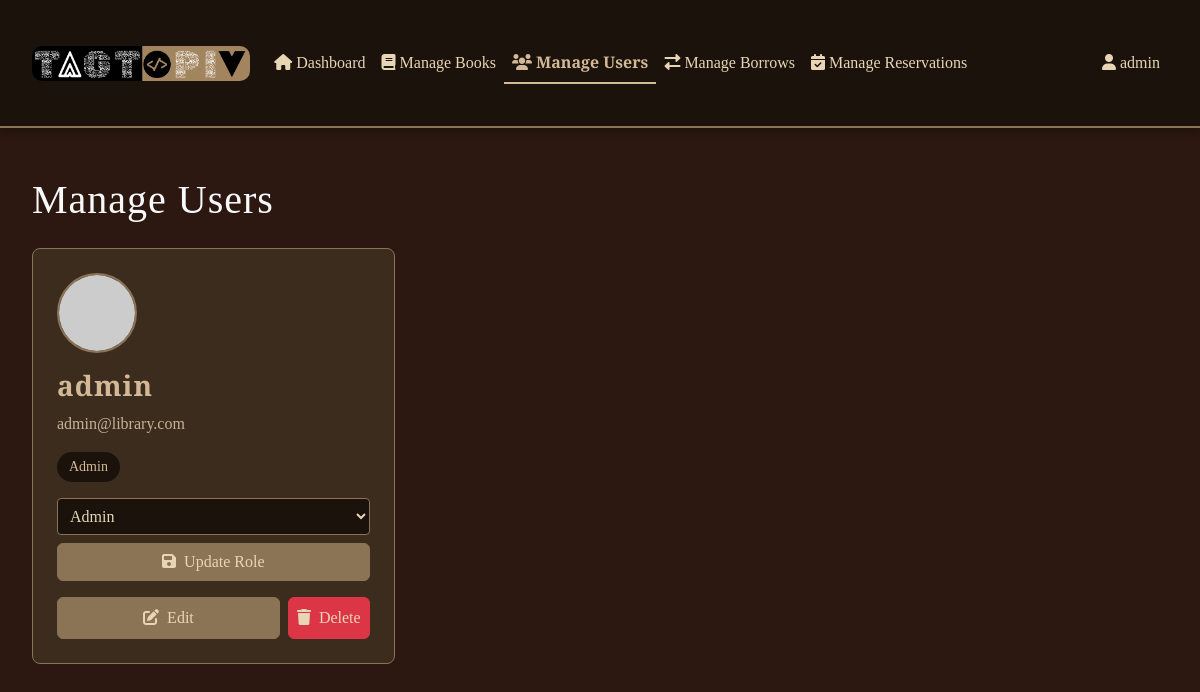
The page /manage-users.php (signed in) on the database its author committed.
### tables this page shows
CREATE TABLE IF NOT EXISTS users (
    id INT PRIMARY KEY AUTO_INCREMENT,
    username VARCHAR(50) UNIQUE NOT NULL,
    email VARCHAR(100) UNIQUE NOT NULL,
    password VARCHAR(255) NOT NULL,
    role ENUM('user', 'admin') DEFAULT 'user',
    status ENUM('active', 'inactive', 'suspended') DEFAULT 'active',
    last_login DATETIME,
    login_attempts INT DEFAULT 0,
    reset_token VARCHAR(255),
    reset_token_expiry DATETIME,
    created_at TIMESTAMP DEFAULT CURRENT_TIMESTAMP,
    updated_at TIMESTAMP DEFAULT CURRENT_TIMESTAMP ON UPDATE CURRENT_TIMESTAMP,
    INDEX idx_email (email),
    INDEX idx_username (username)
);

### manage-users.php (the view, shortened to what this page needs)
<?php
require_once 'config/database.php';
function getRandomAvatar($seed) {
    return "https://api.dicebear.com/7.x/avataaars/svg?seed=" . urlencode($seed);
}
try {
    $stmt = $pdo->query("SELECT * FROM users ORDER BY created_at DESC");
    $users = $stmt->fetchAll(PDO::FETCH_ASSOC);
} catch (PDOException $e) {
    $error = "Error fetching users: " . $e->getMessage();
}
?>
<!DOCTYPE html>
<html lang="en">
<head>
    <link href="https://cdn.jsdelivr.net/npm/bootstrap@5.3.0/dist/css/bootstrap.min.css" rel="stylesheet">
    <link href="https://cdnjs.cloudflare.com/ajax/libs/font-awesome/6.0.0/css/all.min.css" rel="stylesheet">
    <link href="assets/css/dark-academia.css" rel="stylesheet">
</head>
<body>
    <?php include 'includes/admin-navbar.php'; ?>
    <div class="container py-5">
        <h1 class="text-light mb-4" style="font-family: 'Cormorant Garamond', serif;">Manage Users</h1>
        <div class="row">
            <?php foreach ($users as $user): ?>
                <div class="col-md-4 animate-fade-in">
                    <div class="user-card">
                        <div class="user-avatar">
                            <?php
                            $avatarUrl = getRandomAvatar($user['username']);
                            ?>
                            <img src="<?php echo htmlspecialchars($avatarUrl); ?>" alt="User Avatar">
                        </div>
                        <h3 class="user-name"><?php echo htmlspecialchars($user['username']); ?></h3>
                        <p class="user-email"><?php echo htmlspecialchars($user['email']); ?></p>
                        <span class="user-role"><?php echo ucfirst(htmlspecialchars($user['role'])); ?></span>
                        <form method="POST" class="mb-3">
                            <select name="role" class="role-select w-100 mb-2">
                                <option value="admin" <?php echo $user['role'] === 'admin' ? 'selected' : ''; ?>>Admin</option>
                            </select>
                            <button type="submit" name="update_role" class="btn btn-edit w-100">
                                <i class="fas fa-save me-2"></i>Update Role
                            </button>
                        </form>
                        <div class="action-buttons">
                            <a href="edit-user.php?id=<?php echo $user['id']; ?>" class="btn btn-edit">
                                <i class="fas fa-edit me-2"></i>Edit
                            </a>
                            <form method="POST" class="d-inline" onsubmit="return confirm('Are you sure you want to delete this user?');">
                                <button type="submit" name="delete_user" class="btn btn-delete">
                                    <i class="fas fa-trash me-2"></i>Delete
                                </button>
                            </form>
                        </div>
                    </div>
                </div>
            <?php endforeach; ?>
        </div>
    </div>
</body>
</html>

### assets/css/dark-academia.css (style rules this page uses)
:root { --primary-color: #2C1810; --secondary-color: #3B2C1E; --accent-color: #8B7355; --text-color: #E8D5B5; --light-accent: #D4B996; --dark-accent: #1A120B; }
body { background-color: var(--primary-color); color: var(--text-color); font-family: 'Cormorant Garamond', serif; line-height: 1.6; }
.animate-fade-in { animation: fadeIn 0.8s ease-out; }
h1, h2, h3, h4, h5, h6 { font-family: 'Cormorant Garamond', serif; color: var(--light-accent); letter-spacing: 1px; }
a { color: var(--light-accent); text-decoration: none; transition: color 0.3s ease; }
.container { max-width: 1200px; margin: 0 auto; padding: 2rem; }

### manage-users.php (style rules this page uses)
.user-card { background-color: var(--secondary-color); border: 1px solid var(--accent-color); border-radius: 8px; transition: all 0.3s ease; margin-bottom: 1.5rem; padding: 1.5rem; }
.user-avatar { width: 80px; height: 80px; border-radius: 50%; overflow: hidden; margin-bottom: 1rem; border: 2px solid var(--accent-color); background-color: var(--dark-accent); display: flex; align-items: center; justify-content: center; }
.user-avatar img { width: 100%; height: 100%; object-fit: cover; }
.user-name { font-family: 'Cormorant Garamond', serif; font-weight: 600; color: var(--light-accent); margin-bottom: 0.5rem; }
.user-email { color: var(--text-color); opacity: 0.8; margin-bottom: 1rem; }
.user-role { display: inline-block; padding: 0.25rem 0.75rem; background-color: var(--dark-accent); color: var(--light-accent); border-radius: 20px; font-size: 0.875rem; margin-bottom: 1rem; }
.action-buttons { display: flex; gap: 0.5rem; }
.action-buttons .btn { flex: 1; padding: 0.5rem; font-family: 'Cormorant Garamond', serif; font-weight: 500; transition: all 0.3s ease; }
.btn-edit { background-color: var(--accent-color); border-color: var(--accent-color); color: var(--text-color); }
.btn-delete { background-color: #dc3545; border-color: #dc3545; color: var(--text-color); }
.role-select { background-color: var(--dark-accent); border: 1px solid var(--accent-color); color: var(--text-color); padding: 0.5rem; border-radius: 4px; font-family: 'Cormorant Garamond', serif; }

### rows shown on the page
users: username "admin", email "admin@library.com", role "Admin"

### other values the page prints
$_SESSION['username'] "admin"
